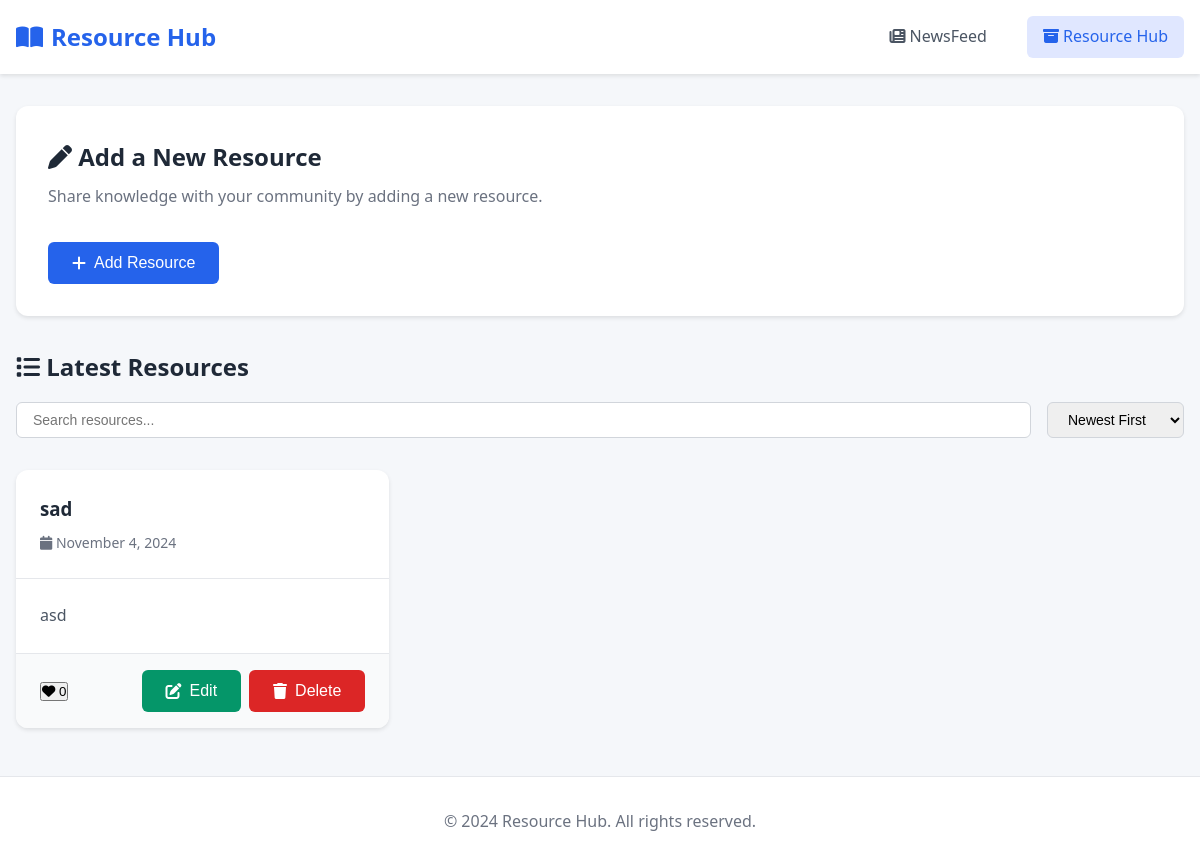
/resource/, run on the app's committed database.
### resourcehub/models.py (models this page shows, shortened)
class ResourceHub(models.Model):
    resource_id = models.AutoField(primary_key=True)
    resource_title = models.CharField(max_length=255)
    resource_description = models.TextField()
    upload_date = models.DateTimeField(auto_now_add=True)
    resource_category = models.CharField(max_length=100)
    heart_count = models.IntegerField(default=0)
    created_by = models.CharField(max_length=255, default="Anonymous")  # Temporary string field for creator's name

### resourcehub/views.py (the view)
# urls.py: path('', resource_list, name='resource_home'),  # Path for listing all resources
def resource_list(request):
    resources = ResourceHub.objects.all().order_by('-upload_date')  # Get all resources ordered by upload date
    return render(request, 'resourcehub/home.html', {'resources': resources})

### resourcehub/templates/resourcehub/home.html (shortened to what this page needs)
{% load static %}
<!DOCTYPE html>
<html lang="en">
<head>
    <link rel="stylesheet" href="https://cdnjs.cloudflare.com/ajax/libs/font-awesome/6.4.0/css/all.min.css">
    <link rel="stylesheet" href="{% static 'resourcehub/css/resource_home.css' %}">
</head>
<body>
    <nav class="navbar">
        <div class="navbar-container">
            <div class="logo">
                <i class="fas fa-book-open"></i>
                <span>Resource Hub</span>
            </div>
            <div class="nav-links">
                <a href="{% url 'home' %}" class="nav-item"><i class="fas fa-newspaper"></i> NewsFeed</a>
                <a href="{% url 'resource_home' %}" class="nav-item active"><i class="fas fa-archive"></i> Resource Hub</a>
            </div>
        </div>
    </nav>
    <main class="container">
        <section class="create-resource-section">
            <div class="section-header">
                <h1><i class="fas fa-pen"></i> Add a New Resource</h1>
                <p class="section-description">Share knowledge with your community by adding a new resource.</p>
            </div>
            <form method="POST" action="{% url 'create_resource' %}" class="create-resource-form">
                <button type="submit" class="btn btn-primary">
                    <i class="fas fa-plus"></i> Add Resource
                </button>
            </form>
        </section>
        <section class="resources-section">
            <div class="section-header">
                <h2><i class="fas fa-list"></i> Latest Resources</h2>
                <div class="resource-filters">
                    <input type="text" placeholder="Search resources..." class="search-input">
                    <select class="sort-select">
                        <option value="newest">Newest First</option>
                    </select>
                </div>
            </div>
            <div class="resources-grid">
                {% for resource in resources %}
                    <article class="resource-card" {% if not resource.resource_id %} style="display:none;" {% endif %}>
                        <div class="resource-header">
                            <h3>{{ resource.resource_title }}</h3>
                            <div class="resource-meta">
                                <span class="resource-date">
                                    <i class="fas fa-calendar"></i>
                                    {{ resource.upload_date|date:"F j, Y" }}
                                </span>
                            </div>
                        </div>
                        <div class="resource-content">
                            <p>{{ resource.resource_description }}</p>
                        </div>
                        <div class="resource-footer">
                            <div class="resource-stats">
                                <form action="{% url 'like_resource' resource.resource_id %}" method="POST" class="like-form">
                                    <button type="submit" class="heart-button {% if resource.heart_count > 0 %}liked{% endif %}" title="Like this resource">
                                        <i class="fas fa-heart"></i>
                                        <span class="heart-count">{{ resource.heart_count|default:"0" }}</span>
                                    </button>
                                </form>
                            </div>
                            <div class="resource-actions">
                                <form action="{% url 'update_resource' resource.resource_id %}" method="GET" class="action-form">
                                    <button type="submit" class="btn btn-update" title="Edit Resource">
                                        <i class="fas fa-edit"></i> Edit
                                    </button>
                                </form>
                                <form action="{% url 'delete_resource' resource.resource_id %}" method="POST" class="action-form">
                                    <button type="submit" class="btn btn-delete"
                                            onclick="return confirm('Are you sure you want to delete this resource?');"
                                            title="Delete Resource">
                                        <i class="fas fa-trash"></i> Delete
                                    </button>
                                </form>
                            </div>
                        </div>
                    </article>
                {% empty %}
                    <div class="no-resources">
                        <i class="fas fa-inbox fa-3x"></i>
                        <p>No resources available yet. Be the first to contribute!</p>
                    </div>
                {% endfor %}
            </div>
        </section>
    </main>
    <footer class="footer">
        <p>© 2024 Resource Hub. All rights reserved.</p>
    </footer>
</body>
</html>

### resourcehub/static/resourcehub/css/resource_home.css (style rules this page uses)
* { margin: 0; padding: 0; box-sizing: border-box; }
body { font-family: 'Segoe UI', Tahoma, Geneva, Verdana, sans-serif; line-height: 1.6; color: #333; background-color: #f5f7fa; }
.navbar { background-color: #ffffff; box-shadow: 0 2px 4px rgba(0, 0, 0, 0.1); position: sticky; top: 0; z-index: 1000; }
.navbar-container { max-width: 1200px; margin: 0 auto; padding: 1rem; display: flex; justify-content: space-between; align-items: center; }
.logo { display: flex; align-items: center; gap: 0.5rem; font-size: 1.5rem; font-weight: bold; color: #2563eb; }
.nav-links { display: flex; gap: 1.5rem; }
.nav-item { text-decoration: none; color: #4b5563; padding: 0.5rem 1rem; border-radius: 6px; transition: all 0.3s ease; }
.nav-item.active { background-color: #e0e7ff; color: #2563eb; }
.container { max-width: 1200px; margin: 2rem auto; padding: 0 1rem; }
.section-header { margin-bottom: 2rem; }
.section-header h1, .section-header h2 { color: #1f2937; margin-bottom: 0.5rem; }
.section-description { color: #6b7280; }
.create-resource-section { background-color: #ffffff; padding: 2rem; border-radius: 12px; box-shadow: 0 2px 4px rgba(0, 0, 0, 0.1); margin-bottom: 2rem; }
.create-resource-form { max-width: 800px; }
.btn { display: inline-flex; align-items: center; gap: 0.5rem; padding: 0.75rem 1.5rem; border: none; border-radius: 6px; font-size: 1rem; font-weight: 500; cursor: pointer; transition: all 0.3s ease; }
.btn-primary { background-color: #2563eb; color: white; }
.btn-update { background-color: #059669; color: white; }
.btn-delete { background-color: #dc2626; color: white; }
.resources-grid { display: grid; grid-template-columns: repeat(auto-fill, minmax(300px, 1fr)); gap: 1.5rem; margin-top: 1.5rem; }
.resource-card { background-color: #ffffff; border-radius: 12px; box-shadow: 0 2px 4px rgba(0, 0, 0, 0.1); transition: transform 0.3s ease, box-shadow 0.3s ease; }
.resource-header { padding: 1.5rem; border-bottom: 1px solid #e5e7eb; }
.resource-header h3 { color: #1f2937; margin-bottom: 0.5rem; }
.resource-meta { display: flex; align-items: center; gap: 1rem; color: #6b7280; font-size: 0.875rem; }
.resource-content { padding: 1.5rem; color: #4b5563; }
.resource-footer { padding: 1rem 1.5rem; background-color: #f9fafb; border-top: 1px solid #e5e7eb; border-radius: 0 0 12px 12px; display: flex; justify-content: space-between; align-items: center; }
.resource-stats { color: #6b7280; }
.heart-count { display: inline-flex; align-items: center; gap: 0.25rem; }
.resource-actions { display: flex; gap: 0.5rem; }
.resource-filters { display: flex; gap: 1rem; margin-top: 1rem; }
.search-input, .sort-select { padding: 0.5rem 1rem; border: 1px solid #d1d5db; border-radius: 6px; font-size: 0.875rem; }
.search-input { flex: 1; }
.footer { text-align: center; padding: 2rem; background-color: #ffffff; color: #6b7280; margin-top: 3rem; border-top: 1px solid #e5e7eb; }

### data on the page
ResourceHub: resource_title "sad", upload_date "November 4, 2024", resource_description "asd", heart_count "0"
